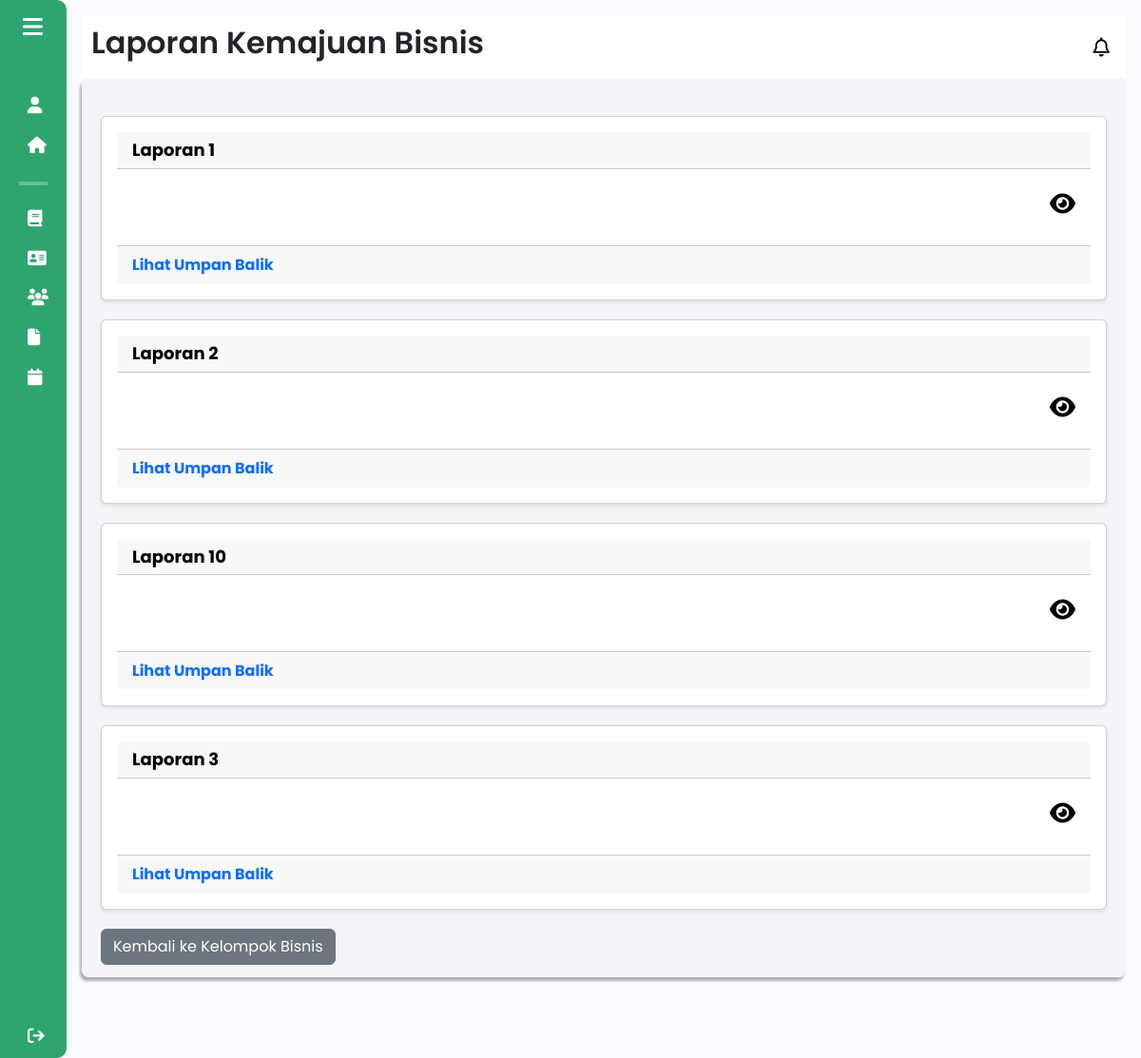
The page /admin/laporan_bisnis?id_kelompok=20 (signed in) on the database its author committed.
### tables this page shows
CREATE TABLE `laporan_bisnis_backup` (
  `id` int(11) NOT NULL DEFAULT 0,
  `judul_laporan` varchar(255) NOT NULL,
  `jenis_laporan` varchar(30) NOT NULL,
  `laporan_penjualan` text DEFAULT NULL,
  `laporan_pemasaran` text DEFAULT NULL,
  `laporan_produksi` text DEFAULT NULL,
  `laporan_sdm` text DEFAULT NULL,
  `laporan_keuangan` text DEFAULT NULL,
  `laporan_pdf` text DEFAULT NULL,
  `tanggal_upload` datetime NOT NULL DEFAULT current_timestamp(),
  `id_kelompok` int(11) DEFAULT NULL,
  `feedback` varchar(255) DEFAULT NULL
);

### components/pages/admin/laporan_bisnis_admin.php (the view, shortened to what this page needs)
<?php
include $_SERVER['DOCUMENT_ROOT'] . '/Entree/config/db_connection.php';
$id_kelompok = isset($_GET['id_kelompok']) ? (int)$_GET['id_kelompok'] : null;
if ($id_kelompok) {
    $sql = "SELECT * FROM laporan_bisnis_backup WHERE id_kelompok = ?";
    $stmt = $conn->prepare($sql);
    $stmt->bind_param("i", $id_kelompok);
    $stmt->execute();
    $result = $stmt->get_result();
} else {
    echo "ID kelompok tidak ditemukan!";
    exit;
}
?>
<!DOCTYPE html>
<html lang="en">
<head>
    <link href="https://cdn.lineicons.com/4.0/lineicons.css" rel="stylesheet" />
    <link href="https://cdn.jsdelivr.net/npm/bootstrap@5.3.0-alpha3/dist/css/bootstrap.min.css" rel="stylesheet"
>
    <link rel="stylesheet" href="/Entree/assets/css/laporan_bisnis.css">
</head>
<body>
    <div class="wrapper">
        <?php
        include 'sidebar_admin.php';
        ?>
        <div class="main p-3">
            <div class="main_header">
                <?php
                    include 'header_admin.php';
                ?>
            </div>
            <div class="main_wrapper">
                <div class="container-of-card-container m-0 p-0" style="min-height: 70vh;">
                <?php
                    if ($result->num_rows > 0) {
                        while ($laporan = $result->fetch_assoc()) {
                            $id = $laporan['id'];
                            ?>
                            <div class="card">
                                <div class="card-header">
                                    <h2><?php echo htmlspecialchars($laporan['judul_laporan']); ?></h2>
                                </div>
                                <a href="detail_laporan_bisnis?id=<?php echo $id; ?>&id_kelompok=<?php echo $id_kelompok; ?>">
                                    <div class="card-body">
                                        <i class="fa-solid fa-eye detail-icon" title="Lihat Detail Laporan Kemajuan Bisnis"></i>
                                    </div>
                                </a>
                                <div class="card-footer">
                                    <a href="detail_laporan_bisnis?id=<?php echo $id; ?>&id_kelompok=<?php echo $id_kelompok; ?>">Lihat Umpan Balik</a>
                                </div>
                            </div>
                            <?php
                        }
                    } else {
                        echo "<p>Belum ada laporan kemajuan bisnis untuk kelompok ini.</p>";
                    }
                    ?>
                </div>
                <div onclick="window.location.href='detail_kelompok?id_kelompok=<?php echo $id_kelompok; ?>'">
                    <button class="btn btn-secondary" data-bs-toggle="tooltip" data-bs-custom-class="custom-tooltip" data-bs-title="Tekan Untuk Kembali">Kembali ke Kelompok Bisnis</button>
                </div>
            </div>
        </div>
    </div>
</body>
</html>

### assets/css/laporan_bisnis.css (style rules this page uses)
body { font-family: Arial, sans-serif; }
.card { text-decoration: none; display: block; background-color: white; border-radius: 10px; box-shadow: 0 4px 8px rgba(0, 0, 0, 0.1); transition: transform 0.3s ease, box-shadow 0.3s ease; width: 50%; padding: 20px; color: black; }
.card { border: 1px solid #000; border-radius: 8px; padding: 16px; width: 100%; background-color: #00cc66; margin: 20px auto; box-shadow: 0 2px 4px rgba(0, 0, 0, 0.1); }
.card-header { display: flex; justify-content: space-between; align-items: center; }
.card-header h2 { margin: 0; font-size: 18px; font-weight: bold; }
.card-body { display: flex; justify-content: space-between; margin-top: 8px; font-size: 14px; color: #666; max-height: 63px; overflow-y: hidden; }
.card-footer { display: block; margin-top: 16px; font-size: 16px; font-weight: bold; color: #000; }
.card-footer { display: flex; justify-content: space-between; align-items: center; }
.card-footer a { margin: 0; padding: 0; }
.card .card-header, .card .card-body { color: #000; }
.card-body { display: flex; justify-content: flex-end; }
.card-header .edit-icon, .card-footer .delete-icon, .card-body .detail-icon { font-size: 24px; cursor: pointer; transition: transform 0.2s, color 0.2s; }

### assets/css/sidebar.css (style rules this page uses)
a { text-decoration: none; }
body { font-family: "Poppins", sans-serif; }
.wrapper { display: flex; }
.main { min-height: 100vh; width: 100%; overflow: hidden; transition: all 0.35s ease-in-out; background-color: #fafbfe; }
.main_wrapper { width: 100%; height: 85vh; background-color: #f4f4f9; box-shadow: -2px 4px 3px rgba(0, 0, 0, 0.3); margin: 0; padding: 20px; overflow-y: auto; border-radius: 8px; }

### assets/css/header.css (style rules this page uses)
a { text-decoration: none; }
body { font-family: "Poppins", sans-serif; }
.main_header { display: flex; justify-content: space-between; align-items: center; padding: 5px; background-color: #fff; min-height: 50px; }

### rows shown on the page
laporan_bisnis_backup: judul_laporan "Laporan 1"
laporan_bisnis_backup: judul_laporan "Laporan 2"
laporan_bisnis_backup: judul_laporan "Laporan 10"
laporan_bisnis_backup: judul_laporan "Laporan 3"

### other values the page prints
$pageTitle "Laporan Kemajuan Bisnis"
